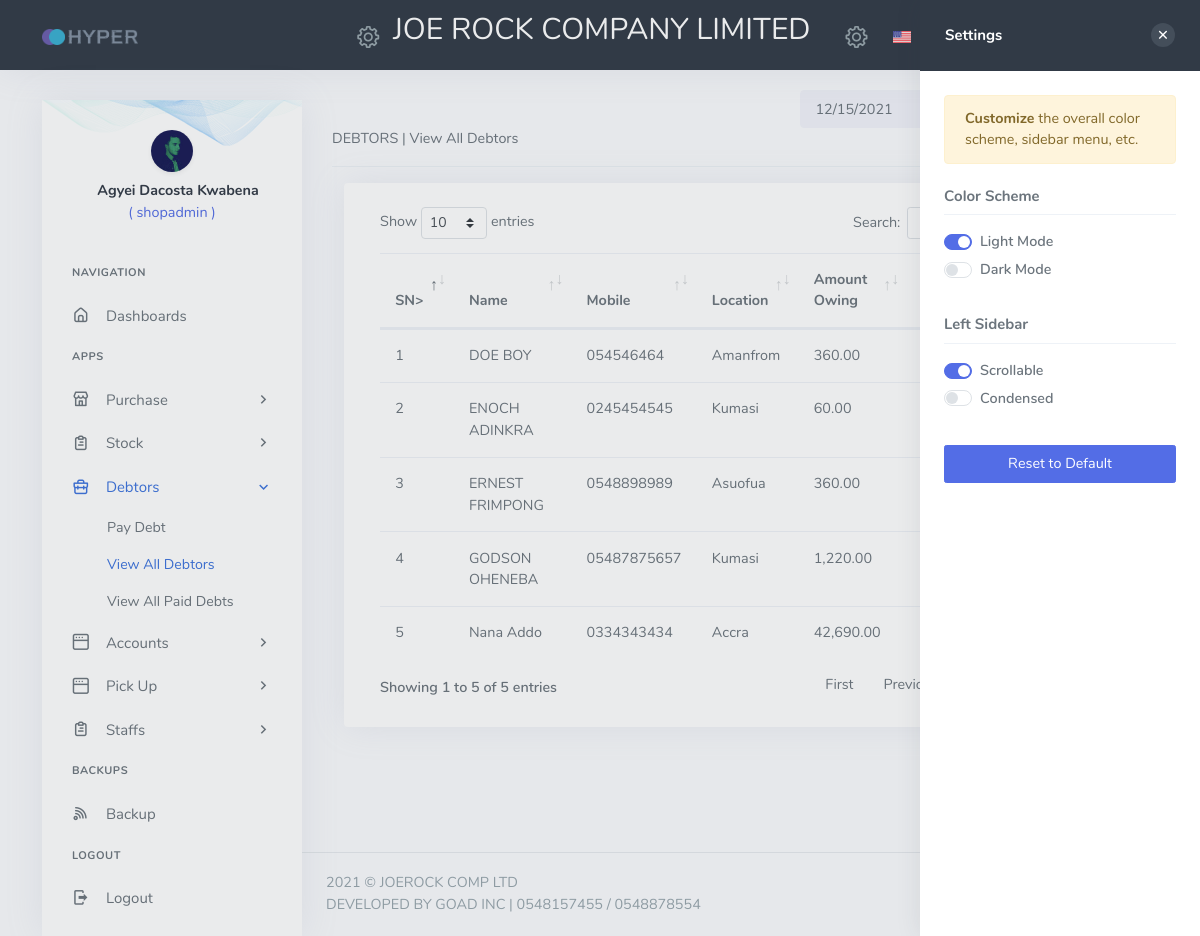
Screenshot of /.login-success.view.all.debtors.java.css.js.app.xml.paydac (signed in) with the database file from the repository.
### tables this page shows
CREATE TABLE `staff` (
  `id` int(11) NOT NULL AUTO_INCREMENT,
  `staffID` varchar(50) NOT NULL,
  `username` varchar(50) NOT NULL,
  `password` varchar(100) NOT NULL,
  `real_password` varchar(100) NOT NULL,
  `fullname` varchar(200) NOT NULL,
  `role` varchar(50) NOT NULL,
  `mobile` varchar(20) NOT NULL,
  `sdate_added` timestamp NOT NULL DEFAULT current_timestamp(),
  `last_login` varchar(100) NOT NULL,
  `sstatus` varchar(50) NOT NULL,
  `confirm` varchar(3) NOT NULL DEFAULT 'no',
  `active` varchar(3) NOT NULL DEFAULT 'yes',
  PRIMARY KEY (`id`)
);

CREATE TABLE `debtors_list` (
  `id` int(11) NOT NULL AUTO_INCREMENT,
  `customerID` varchar(50) NOT NULL,
  `name` varchar(200) NOT NULL,
  `mobile` varchar(15) NOT NULL,
  `location` varchar(50) NOT NULL,
  `amount_owing` float NOT NULL,
  `amount_paid` float NOT NULL,
  `balance` double NOT NULL,
  `active` varchar(3) NOT NULL DEFAULT 'yes',
  PRIMARY KEY (`id`)
);

### cores/session.php (called while the page is built, shortened)
<?php
if (!isset($_SESSION["login_session"]) ){
	$login_session="";
}else{
	$login_session = $_SESSION["login_session"];
}
		?>

### inc/Debts/view_all_debtors.php (the view, shortened to what this page needs)
<div class="content">
<?php include 'date_at_top.php'; ?>
<div class="page-title thePageTitle"> DEBTORS | View All Debtors</div>
<hr class="hr">
    <div class="container">
      <div class="row">
          <div class="col-12">
              <div class="card">
                <div class="card-body">
                    <div class="col-lg-12">
                <table id="alternative-page-datatable" class="display table  ">
                <thead>
                    <tr>
                        <th>SN></th>
                        <th>Name</th>
                        <th>Mobile</th>
                        <th>Location</th>
                        <th>Amount Owing</th>
                        <th>Amount Paid</th>
                        <th>Balance</th>
                    </tr>
                </thead>
                <tbody>
                <?php
                    $no = 1;
                $selDeb = mysqli_query($conn, "SELECT * FROM debtors_list WHERE active ='yes'   ORDER BY id DESC ");
                  if (mysqli_num_rows($selDeb) > 0) {
                   while ($gett = mysqli_fetch_assoc($selDeb)) {
                   $name = $gett["name"];
                   $mobile = $gett["mobile"];
                   $location = $gett["location"];
                   $amount_owing = $gett["amount_owing"];
                   $amount_paid = $gett["amount_paid"];
                   $current_balance = $gett["balance"];
                   $amount_owing = number_format($amount_owing, 2);
                   $amount_paid = number_format($amount_paid, 2);
                   $current_balance = number_format($current_balance, 2);
                   echo "
                    <tr>
                        <td>$no</td>
                        <td>$name</td>
                        <td>$mobile</td>
                        <td>$location</td>
                        <td>$amount_owing</td>
                        <td>$amount_paid</td>
                        <td>$current_balance</td>
                    </tr>
                   ";
                   $no++;
                }
                  } else {
                    echo "No Data Yet";
                  }
                 ?>
 </tbody>
            </table>
          </div>
              </div>
        </div>
      </div>
      </div>
   </div>
</div>

### left_side_bar.php (shortened to what this page needs)
<div class="left-side-menu left-side-menu-detached">
                   <div class="leftbar-user">
                       <a href="javascript: void(0);">
                           <img src="assets/images/users/avatar-1.jpg" alt="user-image" height="42" class="rounded-circle shadow-sm">
                           <span class="leftbar-user-name"><?php echo $fullname ?></span>
                           <span class="account-position"> ( <?php echo $username ?> ) </span>
                       </a>
                   </div>
                   <ul class="metismenu side-nav">
                       <li class="side-nav-title side-nav-item">Navigation</li>
                       <li class="side-nav-item">
                           <a href=".home.login-successful" class="side-nav-link">
                               <i class="uil-home-alt"></i>
                               <span> Dashboards </span>
                           </a>
                       </li>
                       <li class="side-nav-title side-nav-item">Apps</li>
                       <li class="side-nav-item">
                           <a href="javascript: void(0);" class="side-nav-link">
                               <i class="uil-store"></i>
                               <span> Purchase </span>
                               <span class="menu-arrow"></span>
                           </a>
                       </li>
                       <li class="side-nav-item">
                           <a href="javascript: void(0);" class="side-nav-link">
                               <i class="uil-clipboard-alt"></i>
                               <span> Stock </span>
                               <span class="menu-arrow"></span>
                           </a>
                       </li>
                        <li class="side-nav-item">
                           <a href="javascript: void(0);" class="side-nav-link">
                               <i class="uil-briefcase"></i>
                               <span> Debtors </span>
                               <span class="menu-arrow"></span>
                           </a>
                           <ul class="side-nav-second-level" aria-expanded="false">
                               <li>
                                   <a href=".login-success.pay-debt-dacosta.java.css.js.app.xml.paydac">Pay Debt</a>
                               </li>
                               <li>
                                   <a href=".login-success.view.all.debtors.java.css.js.app.xml.paydac">View All Debtors</a>
                               </li>
                               <li>
                                   <a href=".login-success.view.all.paid-debts.java.css.js.app.xml.paydac">View All Paid Debts</a>
                               </li>
                           </ul>
                       </li>
                         <li class="side-nav-item">
                           <a href="javascript: void(0);" class="side-nav-link">
                               <i class="uil-window"></i>
                               <span> Accounts </span>
                               <span class="menu-arrow"></span>
                           </a>
                       </li>
                       <li class="side-nav-item">
                           <a href="javascript: void(0);" class="side-nav-link">
                               <i class="uil-window"></i>
                               <span> Pick Up </span>
                               <span class="menu-arrow"></span>
                           </a>
                       </li>
                       <li class="side-nav-item">
                           <a href="javascript: void(0);" class="side-nav-link">
                               <i class="uil-clipboard-alt"></i>
                               <span> Staffs  </span>
                               <span class="menu-arrow"></span>
                           </a>
                       </li>
                       <li class="side-nav-title side-nav-item">Backups</li>
                        <li class="side-nav-item" style="cursor: pointer;">
                           <a onclick="bacupClick()" class="side-nav-link">
                               <i class="uil-rss"></i>
                               <span> Backup </span>
                           </a>
                       </li>
                        <li class="side-nav-title side-nav-item">Logout</li>
                        <li class="side-nav-item">
                           <a style="cursor: pointer;" onclick="window.location.replace('cores/logout.php')"  class="side-nav-link">
                               <i class="mdi mdi-logout"></i>
                               <span> Logout </span>
                           </a>
                       </li>
                   </ul>
               </div>

### rows the page displays
staff: fullname "Agyei Dacosta Kwabena", username "shopadmin"
debtors_list: name "DOE BOY", mobile "054546464", location "Amanfrom", amount_owing "360.00"
debtors_list: name "ENOCH ADINKRA", mobile "0245454545", location "Kumasi", amount_owing "60.00"
debtors_list: name "ERNEST FRIMPONG", mobile "0548898989", location "Asuofua", amount_owing "360.00"
debtors_list: name "GODSON OHENEBA", mobile "05487875657", location "Kumasi", amount_owing "1,220.00"
debtors_list: name "Nana Addo", mobile "0334343434", location "Accra", amount_owing "42,690.00"
